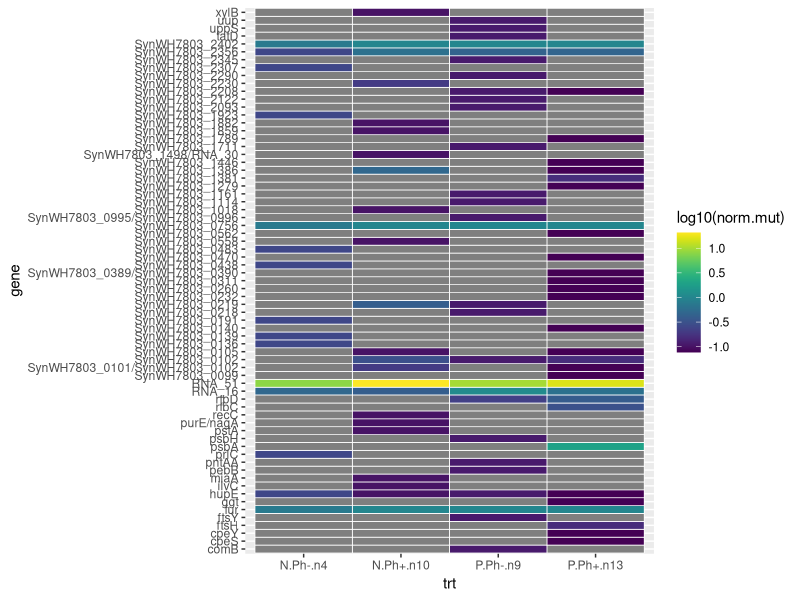
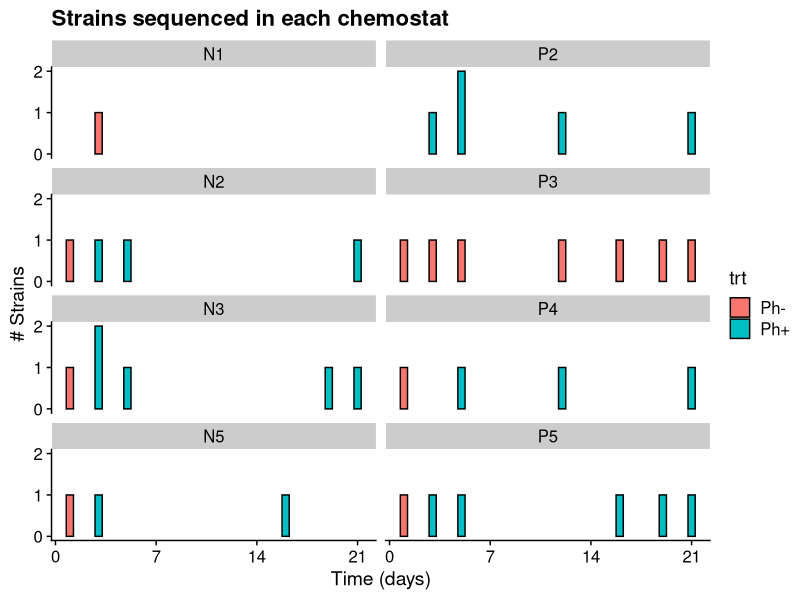
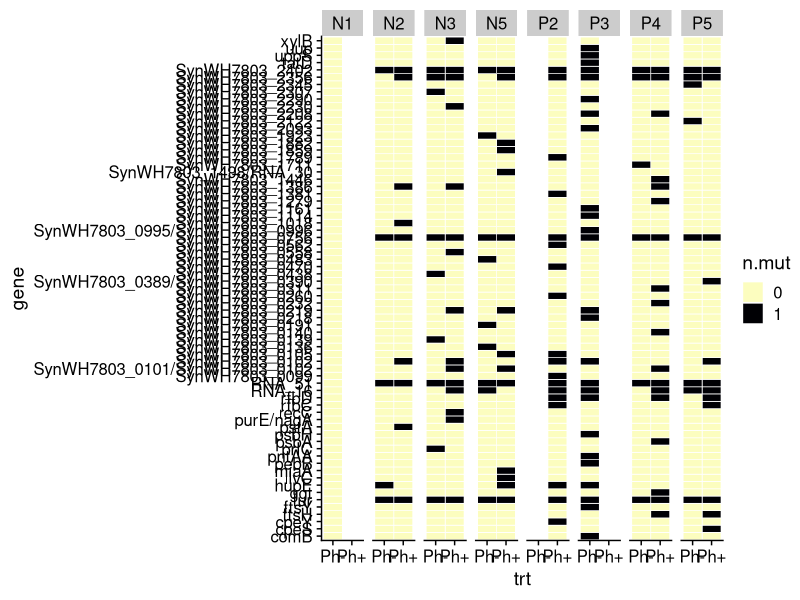
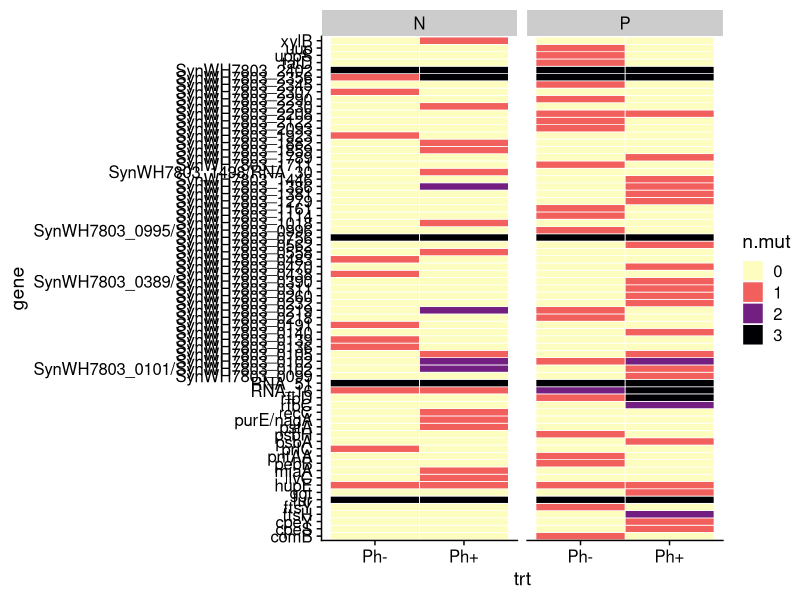

Write R code to recreate these figures, in order. (Note: this script raises an error after producing the figures.)
## ---- chunk 1
rm(list=ls())
library(tidyverse, quietly = TRUE)
library(cowplot, quietly = TRUE)
library(viridis)
## ---- chunk 2
# table of strains and their source (time, treatment)
strains <- read_csv("../data/strains.csv")
# remove ansector
strains <- filter(strains,strain_ID!="WH7803")
strains
## ---- chunk 3
# Import data file
breseq <- read_csv("breseq_allcompare.csv")

# correct column names
colnames (breseq)<- gsub(".g","",colnames (breseq))

## ---- chunk 4


# # crop out the annotation data
# breseq.annot  <-  
#   breseq%>%
#     select(position,mutation,annotation,gene,description)


#summarize mutations by gene
mXg <- 
  breseq%>%
    select(-position,-mutation,-annotation)%>%
    group_by(gene, description)%>%
    summarize_if(is.numeric, sum, na.rm = TRUE)
   
mXg$gene <-  str_replace_all(mXg$gene, "[^[:alnum:],_,/]", "")
# write_csv(mXg, "mxg.csv")
knitr::kable(mXg)

## ---- chunk 5
# test for compatability between strain and mutation tables

# strain names from mutation data
breseq.strains <- 
  breseq%>%
  select_if(is.numeric)%>%
  select(-position)%>%
  colnames()

# sum(!(breseq.strains %in% strains$strain_ID)) #0
# sum(!(strains$strain_ID %in% breseq.strains)) #0
# # the lists match!
trtXg <- 
#transpose the table 
mXg %>%
  select(-description)%>%
  pivot_longer( cols = c(2:ncol(.)),names_to = "strain_ID", values_to = "mutations")%>%
  pivot_wider(id_cols = strain_ID, names_from = "gene", values_from = "mutations")%>%
  # add the meta data
  left_join(select(strains,trt, lim, strain_ID), . )%>%
  #summarize treatments
  group_by(trt, lim)%>%
  mutate(n.strains=n())%>%
  group_by(trt, lim,n.strains)%>%
  summarize_if(is_double, sum, na.rm = TRUE)%>%
  # transpose back
  mutate(meta=paste0(lim,".",trt,".","n", n.strains))%>%
  ungroup()%>%
  select(-trt, -lim, -n.strains)%>%
  pivot_longer( cols = c(1:(ncol(.)-1)),names_to = "gene", values_to = "mutations")%>%
  pivot_wider(id_cols = gene, names_from = "meta", values_from = "mutations")


trtXg
## ---- chunk 6

#To normalize mutations I want number of strains
n.strains <- 
  mXg %>%
    select(-description)%>%
    pivot_longer( cols = c(2:ncol(.)),names_to = "strain_ID", values_to = "mutations")%>%
    pivot_wider(id_cols = strain_ID, names_from = "gene", values_from = "mutations")%>%
    # add the meta data
    left_join(select(strains,trt, lim, strain_ID), . )%>%
    #summarize treatments
    group_by(trt, lim)%>%
    mutate(n=n())%>%
    select(trt,lim,n)%>%
    group_by(trt, lim,n)%>%
    summarise()

#normalize
trtXg%>%
  select(-gene)%>%
  sweep(., 2,FUN="/",STATS=n.strains$n)%>%
  #add gene names back
  mutate(gene=trtXg$gene)%>%
  #prepare for plotting
  pivot_longer(cols = colnames(trtXg)[-1], names_to = "trt", values_to = "norm.mut")%>%
  ggplot(aes(x=trt, y=gene,fill=log10(norm.mut)))+
  geom_tile(colour="white",size=0.25)+
  scale_fill_viridis()->p

# ggsave("heatmap.pdf",p, height = 10)

p  


## ---- chunk 7

strains%>%
  ggplot(aes(x=time))+
  geom_bar(aes(fill=trt), color="black", width=0.5)+
  facet_wrap(~cID, ncol = 2, dir = "v")+
  theme_cowplot()+
  scale_y_continuous(breaks = c(0,1,2))+
  scale_x_continuous(breaks=seq(0,21,7))+
  ggtitle("Strains sequenced in each chemostat")+
  xlab("Time (days)")+
  ylab("# Strains")

## ---- chunk 8

chemostatXg <-
#transpose the table
mXg %>%
  select(-description)%>%
  pivot_longer( cols = c(2:ncol(.)),names_to = "strain_ID", values_to = "mutations")%>%
  pivot_wider(id_cols = strain_ID, names_from = "gene", values_from = "mutations")%>%
  # add the meta data
  left_join(select(strains,trt, lim,cID, strain_ID), . )%>%
  #summarize treatments
  group_by(trt, lim, cID)%>%
  summarize_if(is_double, sum, na.rm = TRUE)%>%
  # transpose back
  mutate(meta=paste0(lim,".",cID,".",trt))%>%
  ungroup()%>%
  select(-trt, -lim, -cID)%>%
  pivot_longer( cols = c(1:(ncol(.)-1)),names_to = "gene", values_to = "mutations")%>%
  pivot_wider(id_cols = gene, names_from = "meta", values_from = "mutations")#%>%
  # print()


# in a different var I will transform data to presnce absence
chemostatXg.pa <- 
  chemostatXg %>% 
    mutate_at(vars(-gene), ~ replace(., . > 0 | is.na(.), 1))


# aggregate by chemostat
 
chemostatXg.pa%>%
  # transpose
  pivot_longer( cols = c(2:ncol(.)),names_to = "strain_ID", values_to = "mutations")%>%
  mutate(lim=str_split(strain_ID,pattern = "\\.", simplify = T)[,1],
         cID=str_split(strain_ID,pattern = "\\.", simplify = T)[,2],
         trt=str_split(strain_ID,pattern = "\\.", simplify = T)[,3])%>%
  select(-strain_ID)%>%
  #summarize treatments
  group_by(gene,trt ,lim, cID)%>%
    summarize(n.mut=sum(mutations))%>%
  ungroup()%>%
  mutate(n.mut=as.character(n.mut))%>%
    ggplot(aes(x=trt, y=gene,fill=n.mut))+
  geom_tile(colour="white",size=0.25)+
  scale_fill_viridis(discrete = T, direction = -1, option = "magma")+
  facet_grid(.~cID)+
  theme_cowplot() ->p


  ggsave2("mutXchemo_PA.pdf", p,width = 8.5,height = 11)
  
p


## ---- chunk 9
# #To normalize mutations I want number of chemostats per treatment
# n.strains <- 
#   strains%>%
#   select(trt,lim,cID)%>%
#   filter(!duplicated(interaction(trt,lim,cID)))%>%
#   arrange(cID)%>%
#   group_by(trt, lim)%>%
#     summarise(n=n(), cIDs=paste(cID, collapse=" "))%>%
#   print()
## ---- chunk 10

chemostatXg <-
#transpose the table
mXg %>%
  select(-description)%>%
  pivot_longer( cols = c(2:ncol(.)),names_to = "strain_ID", values_to = "mutations")%>%
  pivot_wider(id_cols = strain_ID, names_from = "gene", values_from = "mutations")%>%
  # add the meta data
  left_join(select(strains,trt, lim,cID, strain_ID), . )%>%
  #summarize treatments
  group_by(trt, lim, cID)%>%
  summarize_if(is_double, sum, na.rm = TRUE)%>%
  # transpose back
  mutate(meta=paste0(lim,".",cID,".",trt))%>%
  ungroup()%>%
  select(-trt, -lim, -cID)%>%
  pivot_longer( cols = c(1:(ncol(.)-1)),names_to = "gene", values_to = "mutations")%>%
  pivot_wider(id_cols = gene, names_from = "meta", values_from = "mutations")#%>%
  # print()


# in a different var I will transform data to presnce absence
chemostatXg.pa <- 
  chemostatXg %>% 
    mutate_at(vars(-gene), ~ replace(., . > 0 | is.na(.), 1))


# aggregate by treatment
 
chemostatXg.pa%>%
  # transpose
  pivot_longer( cols = c(2:ncol(.)),names_to = "strain_ID", values_to = "mutations")%>%
  mutate(lim=str_split(strain_ID,pattern = "\\.", simplify = T)[,1],
         cID=str_split(strain_ID,pattern = "\\.", simplify = T)[,2],
         trt=str_split(strain_ID,pattern = "\\.", simplify = T)[,3])%>%
  select(-strain_ID)%>%
  #summarize treatments
  group_by(gene,trt ,lim)%>%
    summarize(n.mut=sum(mutations))%>%
  ungroup()%>%
  mutate(n.mut=as.character(n.mut))%>%
    ggplot(aes(x=trt, y=gene,fill=n.mut))+
  geom_tile(colour="white",size=0.25)+
  scale_fill_viridis(discrete = T, direction = -1, option = "magma")+
  facet_grid(.~lim)+
  theme_cowplot()
  



## ---- chunk 11
#plot heat map
chemostatXg.pa%>%
  select(-gene)%>%
  sweep(., 2,FUN="/",STATS=n.strains$n)%>%
  #add gene names back
  mutate(gene=trtXg$gene)%>%
  #prepare for plotting
  pivot_longer(cols = colnames(trtXg)[-1], names_to = "trt", values_to = "norm.mut")%>%
  ggplot(aes(x=trt, y=gene,fill=log10(norm.mut)))+
  geom_tile(colour="white",size=0.25)+
  scale_fill_viridis()->p

# ggsave("heatmap.pdf",p, height = 10)

p  
